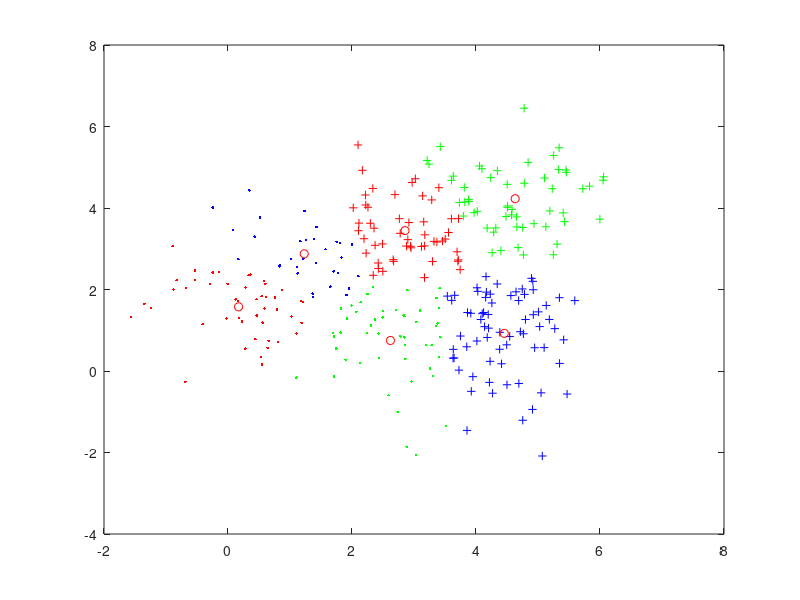

The MATLAB source for this figure:
% k-means clustering; 

clear; 
% close all; clc; 

% change the value to 0 to run just kmeans without comparing to brute force
% method; 
iscomparebruteforce = 0; 

%%%%%%%%%%%%%%%%%%%%%%%%%%%%%%%%%%%%%%%%%%%%%%%%%%%%%%%%%%%%%%%%%%%%%%%%%%
%% k-means algorithm; 
% greed algorithm trying to minimize the objective function; 
%
dim = 2; % dimension of the data points; 
% change to larger number of data points and cno = 3 after comparison with brute force
% method
if (iscomparebruteforce == 1)
    m = 6; % number of data points; 
    % fix the seed of the random number generator, so each time generate
    % the same random points; 
    randn('seed', 1); 
    x = [...
        randn(dim, m) + repmat([4,1]', 1, m), ...
        randn(dim, m) + repmat([4,4]', 1, m), ...
        randn(dim, m) + repmat([1,2]', 1, m)]; 
    
    % number of clusters; 
    cno = 2; 
else
    m = 100; % number of data points; 
    % fix the seed of the random number generator, so each time generate
    % the same random points; 
    randn('seed', 1);     
    x = [...
        randn(dim, m) + repmat([4,1]', 1, m), ...
        randn(dim, m) + repmat([4,4]', 1, m), ...
        randn(dim, m) + repmat([1,2]', 1, m)]; 
    
    % number of clusters; 
    cno = 6;     
end
m = size(x, 2); 

%%
% randomly initialize the cluster center; since the seed for function rand
% is not fixed, every time it is a different matrix; 
rand('seed', sum(clock));
c = 6*rand(dim, cno); 
c_old = c + 10; 

figure; 
i = 1; 
% check whether the cluster centers still change; 
tic
while (norm(c - c_old, 'fro') > 1e-6)
    fprintf(1, '--iteration %d \n', i);
    
    % record previous c; 
    c_old = c; 
    
    % assign data points to current cluster; 
    for j = 1:m % loop through data points; 
        tmp_distance = zeros(1, cno); 
        for k = 1:cno % through centers; 
            tmp_distance(k) = sum((x(:,j) - c(:,k)).^2); % norm(x(:,j) - c(:,k)); 
        end
        [~,k_star] = min(tmp_distance); % ~ ignores the first argument; 
        P(j, :) = zeros(1, cno); 
        P(j, k_star) = 1; 
    end
        
    % adjust the cluster centers according to current assignment;     
    cstr = {'r.', 'b.', 'g.', 'r+', 'b+', 'g+'};
    obj = 0; 
    for k = 1:cno
        idx = find(P(:,k)>0); 
        nopoints = length(idx);  
        if (nopoints == 0) 
            % a cener has never been assigned a data point; 
            % re-initialize the center; 
            c(:,k) = rand(dim,1);  
        else
            % equivalent to sum(x(:,idx), 2) ./ nopoints;            
            c(:,k) = x * P(:,k) ./ nopoints;         
            plot(x(1,idx),x(2,idx), cstr{k});             
            hold on;
        end
        obj = obj + sum(sum((x(:,idx) - repmat(c(:,k), 1, nopoints)).^2)); 
    end
    
    plot(c(1,:),c(2,:), 'ro'); 
    hold off; 
    drawnow;
    
    M(i) = getframe(gcf);
    pause(1)
    
    i = i + 1;     
end   
toc 
% kmeans will be much faster than brute force enumeration, even after we
% have the additional pause 1 second and visualization in the codes; 

% run it several times and you will see that objective function is
% different; 
obj

% play movie; 
% movie(M, 10);
% save movie to avi files; 
% movie2avi(M, 'M.avi'); 

%%%%%%%%%%%%%%%%%%%%%%%%%%%%%%%%%%%%%%%%%%%%%%%%%%%%%%%%%%%%%%%%%%%%%%%%%%
%% enumerating all possibilities is computational intensive; 
% we can only work with a small number data points; 
%
if (iscomparebruteforce == 1)
    
    % enumerate all possibility; 
    best_obj = 1e7; 
    result = []; 
    tic
    for i = 1:(m-1)
        fprintf(1, '-- case %d\n', i); 
        partition1 = nchoosek((1:m), i); 
        for j = 1:size(partition1, 1)
            obj = 0; 
            group1_idx = partition1(j,:); 
            center1 = sum(x(:,group1_idx), 2) ./ length(group1_idx); 

            obj = obj + sum(sum((x(:,group1_idx) - repmat(center1, 1, length(group1_idx))).^2)); 
            % equivalent: 
    %         for l = 1:length(group1_idx)
    %             obj = obj + sum((x(:,group1_idx(l)) - center1).^2); 
    %         end

            group2_idx = setdiff((1:m), group1_idx); 
            center2 = sum(x(:,group2_idx), 2) ./ length(group2_idx); 
            for l = 1:length(group2_idx)
                obj = obj + sum((x(:,group2_idx(l)) - center2).^2); 
            end    

            if (obj < best_obj)
                result = group1_idx; 
                best_obj = obj; 
            end
        end
    end
    toc
    % look at the objective function; the objective function of brute force
    % enumerate is smaller! kmeans only find a local minimum in this case; 
    best_obj

end

%%
ra = randn(m, 1); 
idx1 = find(ra > 0); 
idx2 = setdiff((1:m)', idx1); 

center1 = mean(x(:,idx1),2); 
center2 = mean(x(:,idx2),2); 

newobj = sum(sum((x(:,idx1) - repmat(center1, 1, length(idx1))).^2)) + ...
    sum(sum((x(:,idx2) - repmat(center2, 1, length(idx2))).^2)); 

newobj


